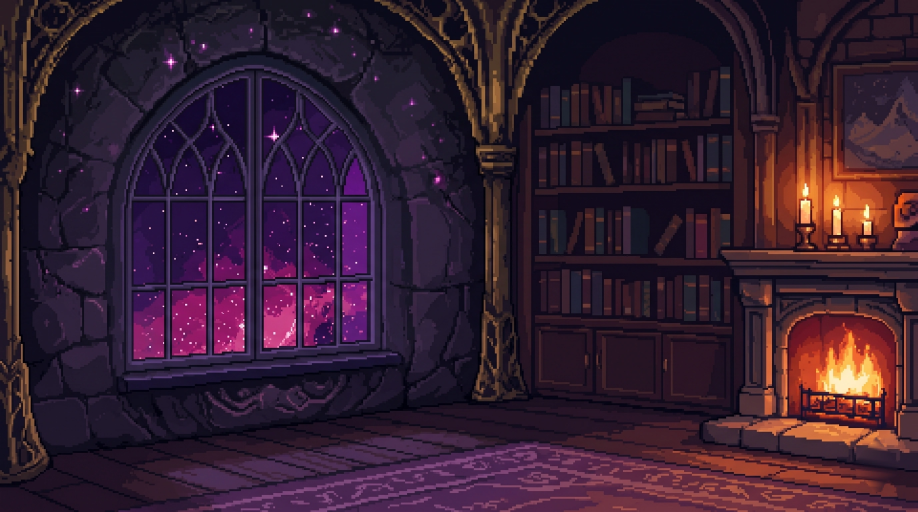
#> input picture assets/img/bg_close.webp, 2752 x 1536 px, found by its file name (shown at 1/3 size)
$ python inspect_bg_fire.py
#> lines starting #> are read from the running program, lines starting #| are printed output that depends on the picture; after the words box and inside, x2 and y2 are one past the last pixel; in counts of white or black regions, pixels touching at a corner belong together
import os
from PIL import Image
import numpy as np

def main():
    bg = Image.open('assets/img/bg_close.webp').convert('RGBA')
    FX, FY, FW, FH = 2139, 651, 613, 768
    bg_fp = bg.crop((FX, FY, FX + FW, FY + FH))
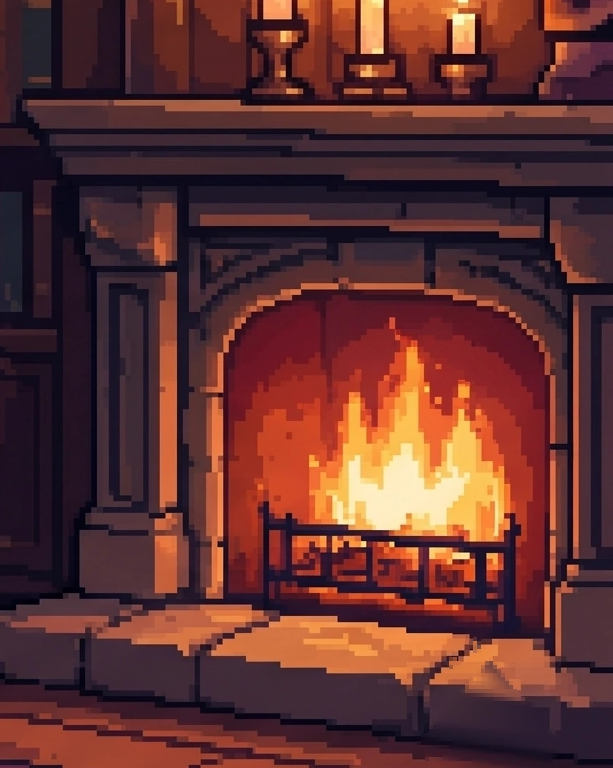
#> bg_fp: PIL image 613x768 RGBA; mean R, G, B, A 96, 49.6, 47.8, 255
    bg_fp.save('/tmp/bg_fp_raw.png')

    # Let's inspect where the fire is in bg_close:
    arr = np.array(bg_fp)
    # Fire has high R, high G:
    fire_pixels = (arr[:, :, 0] > 180) & (arr[:, :, 1] > 90) & (arr[:, :, 2] < 90)
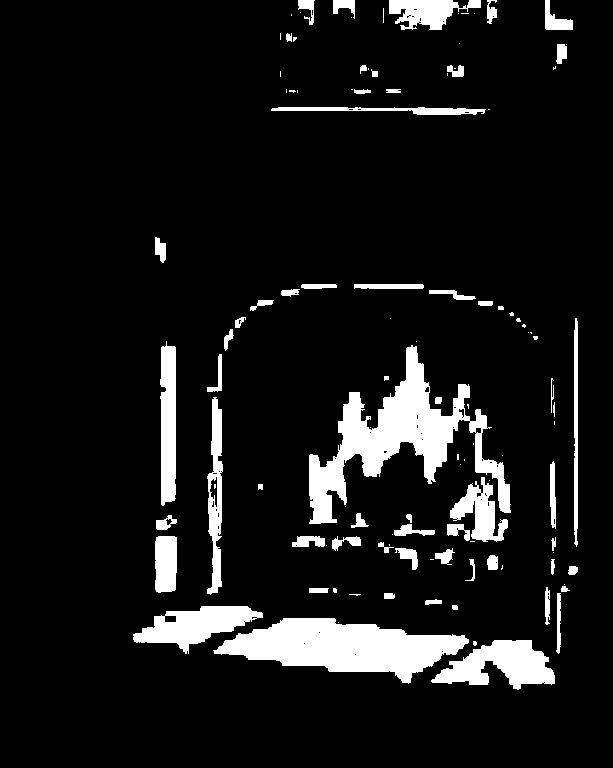
#> fire_pixels: shape (768, 613) bool; 9.3% white; 113 white regions (52 under 20 px), largest, box (x1, y1, x2, y2) and area: (309, 345, 511, 524) 10872, (213, 618, 469, 684) 9214, (431, 640, 555, 690) 3467
    ys, xs = np.where(fire_pixels)
    print(f"Fire in bg_close spans: x={xs.min()}..{xs.max()}, y={ys.min()}..{ys.max()}")
#| Fire in bg_close spans: x=133..577, y=0..689
    print(f"Fire center: x={xs.mean():.1f}, y={ys.mean():.1f}")
#| Fire center: x=363.2, y=485.8

if __name__ == '__main__':
    main()
